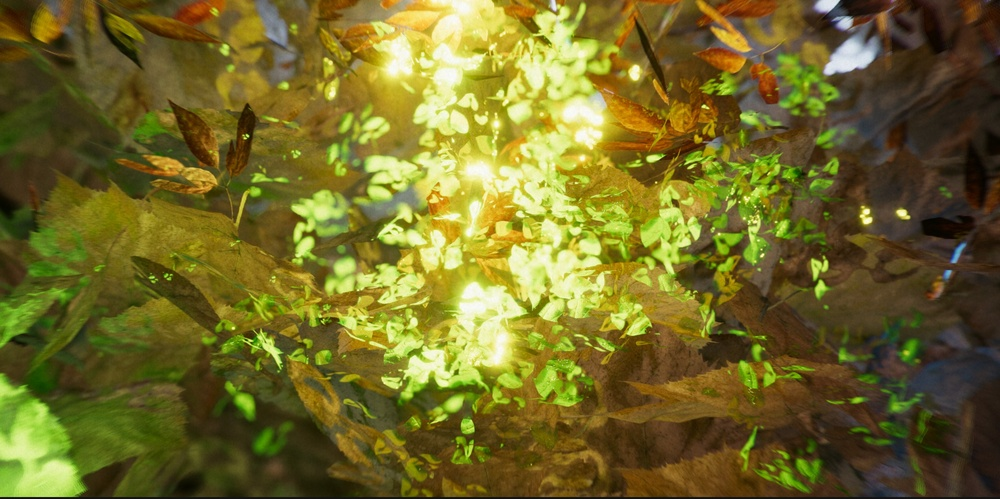
#> input picture sample_img/02.jpg, 1000 x 499 px, shrunk from 2560 x 1277 before the run
$ python -i quantised_directional_bridged_blob_vectoriser.py   (imports and definitions only)
#> lines starting #> are read from the running program, lines starting #| are printed output that depends on the picture
import numpy as np
import svgwrite
from PIL import Image
from skimage.segmentation import slic
from skimage.util import img_as_float
from skimage.measure import find_contours
from scipy.spatial import KDTree
from skimage.color import rgb2lab
from sklearn.cluster import KMeans

# -------------------------
# Synthetic Image Generator
# -------------------------
# [10 lines left out: function generate_synthetic_image, not called in this run]

# -------------------------
# Color Quantization
# -------------------------
def quantize_image_colors(image, max_colors):
    pixels = image.reshape(-1, 3)
    kmeans = KMeans(n_clusters=max_colors, n_init=10).fit(pixels)
    new_pixels = kmeans.cluster_centers_[kmeans.labels_].astype(np.uint8)
    quantized_image = new_pixels.reshape(image.shape)
    return quantized_image, kmeans.cluster_centers_

# -------------------------
# Convert Contour to SVG Path
# -------------------------
def contour_to_svg_path(contour, scale=1.0):
    path_str = "M " + " L ".join(f"{x*scale:.2f},{y*scale:.2f}" for y, x in contour)
    return path_str + " Z"

# -------------------------
# Bridging Algorithm
# -------------------------
# [43 lines left out: function improved_bridge_contours, not called in this run]

# -------------------------
# Main SVG Generation
# -------------------------
def create_directional_bridged_svg(image,
                                   output_path="directional_bridged_blobs_limited.svg",
                                   n_segments=40,
                                   compactness=10,
                                   max_colors=8,
                                   bridge_distance=5.0,
                                   color_tolerance=10.0,
                                   proximity_threshold=50.0,
                                   falloff_radius=5):
    h, w, _ = image.shape
    quantized_image, _ = quantize_image_colors(image, max_colors)
    image_float = img_as_float(quantized_image)
    segments = slic(image_float, n_segments=n_segments, compactness=compactness, start_label=1)

    dwg = svgwrite.Drawing(filename=output_path, size=(f"{w}px", f"{h}px"), viewBox=f"0 0 {w} {h}")
    dwg.defs.add(dwg.style("path { stroke: none; stroke-width: 0; }"))

    unique_segments = np.unique(segments)
    contours, centroids, colors = [], [], []

    for seg_id in unique_segments:
        mask = segments == seg_id
        avg_color = np.mean(quantized_image[mask], axis=0).astype(int)
        found_contours = find_contours(mask.astype(float), level=0.5)
        if found_contours:
            contour = found_contours[0]
            contours.append(contour)
            centroids.append(np.mean(contour, axis=0))
            colors.append(avg_color)

    bridged = improved_bridge_contours(
        contours, centroids, colors,
        bridge_distance, color_tolerance,
        proximity_threshold, falloff_radius
    )

    for contour, color in zip(bridged, colors):
        hex_color = svgwrite.rgb(*color)
        path_data = contour_to_svg_path(contour)
        dwg.add(dwg.path(d=path_data, fill=hex_color))

    dwg.save()
    print(f"[SVG saved] {output_path}")
    return output_path

# -------------------------
# Example Usage
# -------------------------
# [7 lines not run here, left out]

>>> import cv2
>>> picture = cv2.cvtColor(cv2.imread('sample_img/02.jpg'), cv2.COLOR_BGR2RGB)
>>> result = create_directional_bridged_svg(picture)
#> in quantize_image_colors, `quantized_image = new_pixels.reshape(image.shape)`:
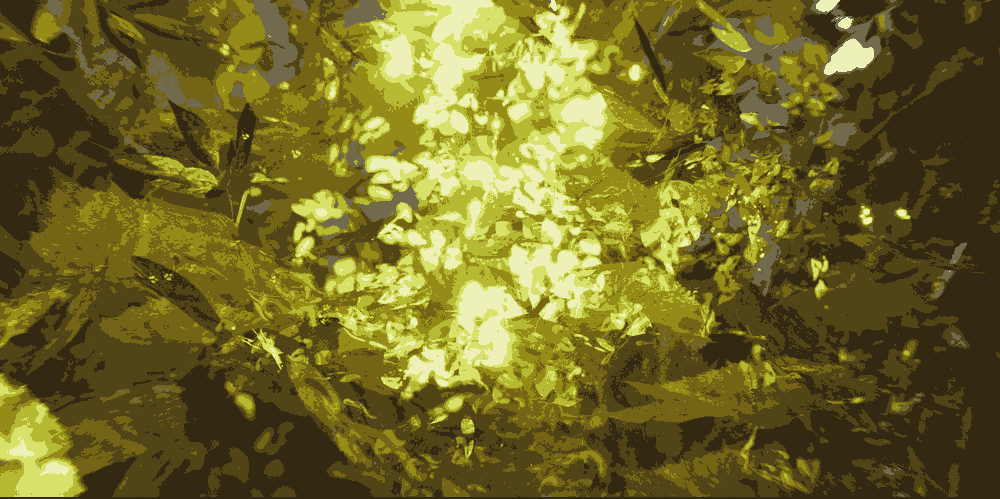
#> quantized_image: shape (499, 1000, 3); mean R, G, B 113.4, 104.9, 39
#> in create_directional_bridged_svg, `segments = slic(image_float, n_segments=n_segments, compactness=compac..`:
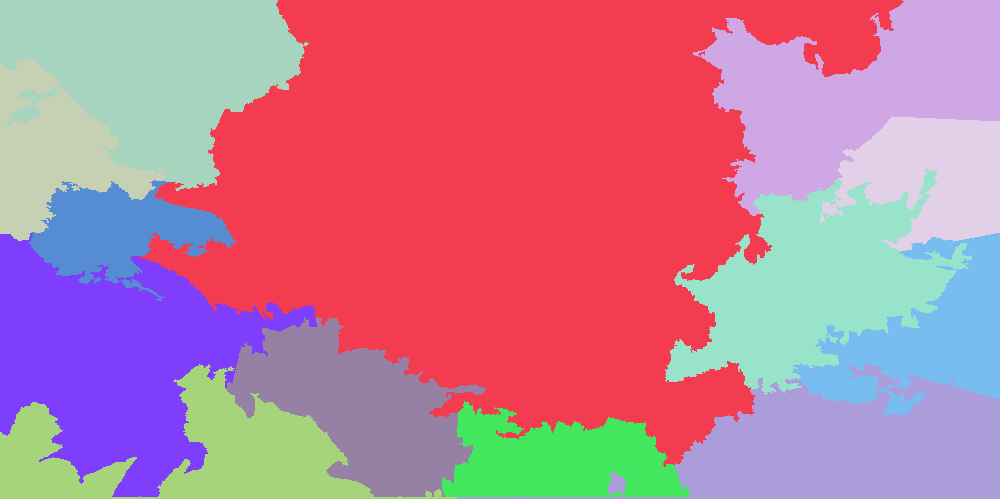
#> segments: shape (499, 1000) int64; 13 distinct labels, from 1 to 13; one colour per label, 0 black
#> (the run stopped early here; a loop or call above may not have finished)

$ run again, on sample_img/03.jpg
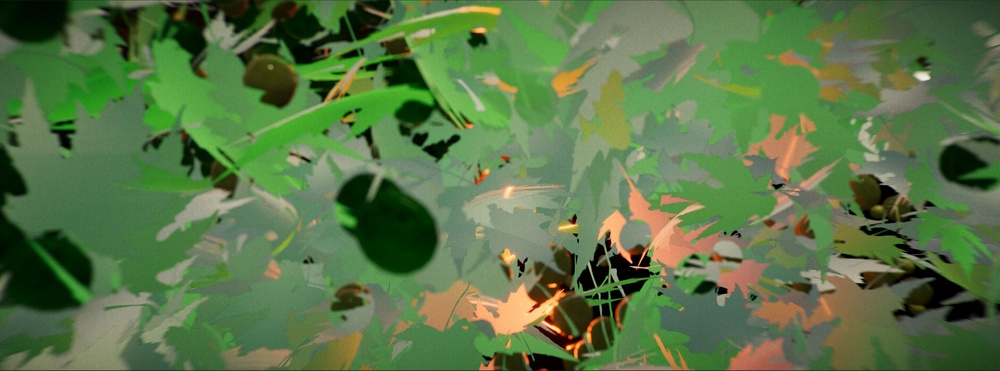
#> input picture sample_img/03.jpg, 1000 x 371 px, shrunk from 3438 x 1276 before the run
#> in quantize_image_colors, `quantized_image = new_pixels.reshape(image.shape)`:
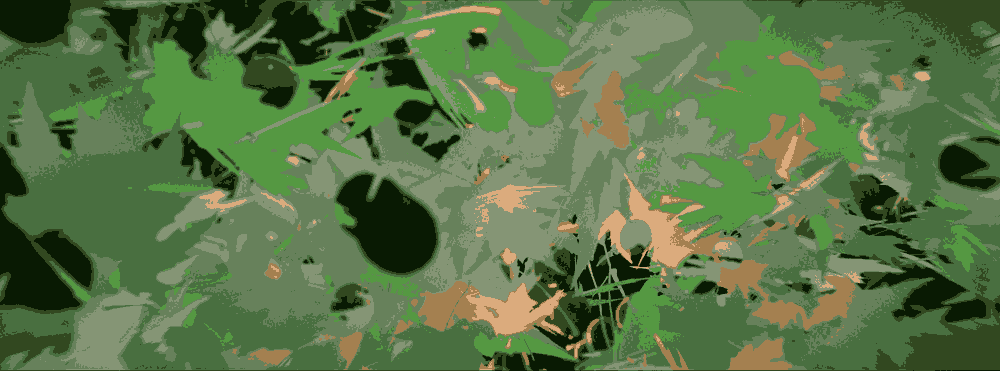
#> quantized_image: shape (371, 1000, 3); mean R, G, B 88.7, 116.6, 70.5
#> in create_directional_bridged_svg, `segments = slic(image_float, n_segments=n_segments, compactness=compac..`:
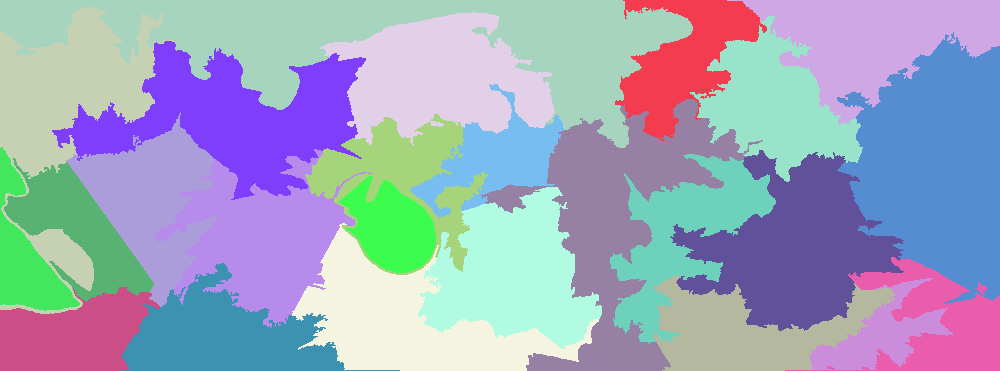
#> segments: shape (371, 1000) int64; 25 distinct labels, from 1 to 25; one colour per label, 0 black

$ run again, on sample_img/04.jpg
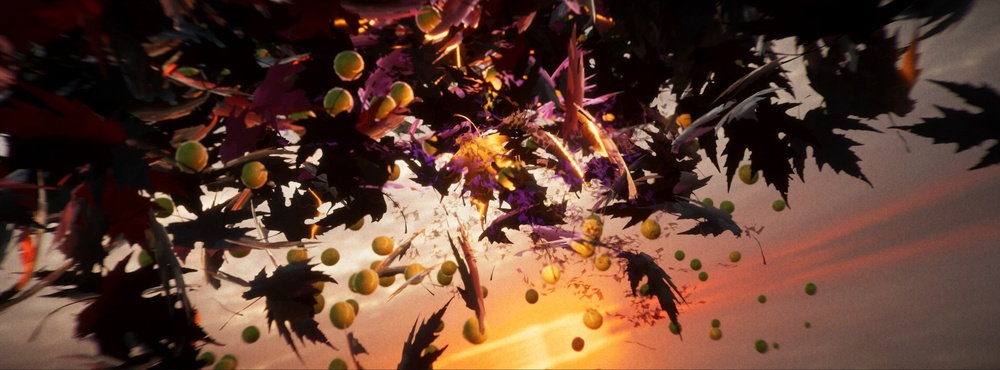
#> input picture sample_img/04.jpg, 1000 x 370 px, shrunk from 3440 x 1272 before the run
#> in quantize_image_colors, `quantized_image = new_pixels.reshape(image.shape)`:
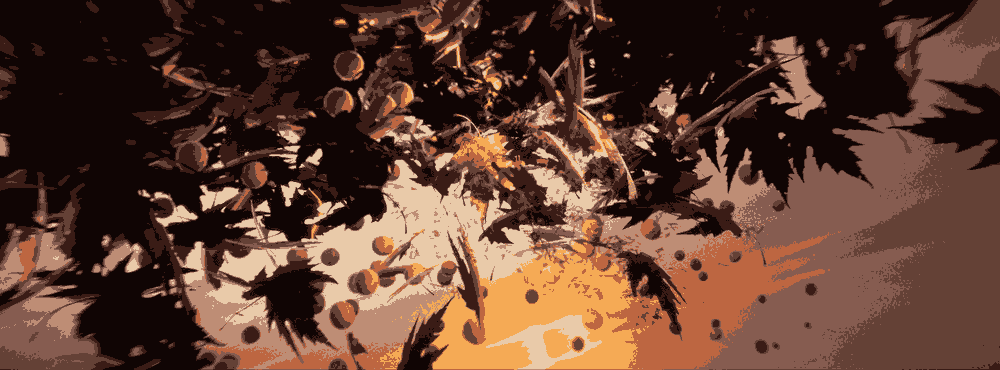
#> quantized_image: shape (370, 1000, 3); mean R, G, B 94.5, 62.4, 48.2
#> in create_directional_bridged_svg, `segments = slic(image_float, n_segments=n_segments, compactness=compac..`:
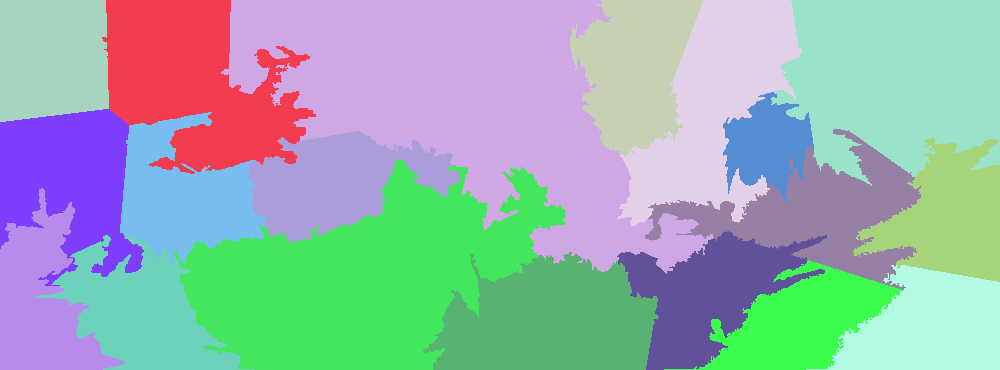
#> segments: shape (370, 1000) int64; 19 distinct labels, from 1 to 19; one colour per label, 0 black

$ run again, on sample_img/05.jpg
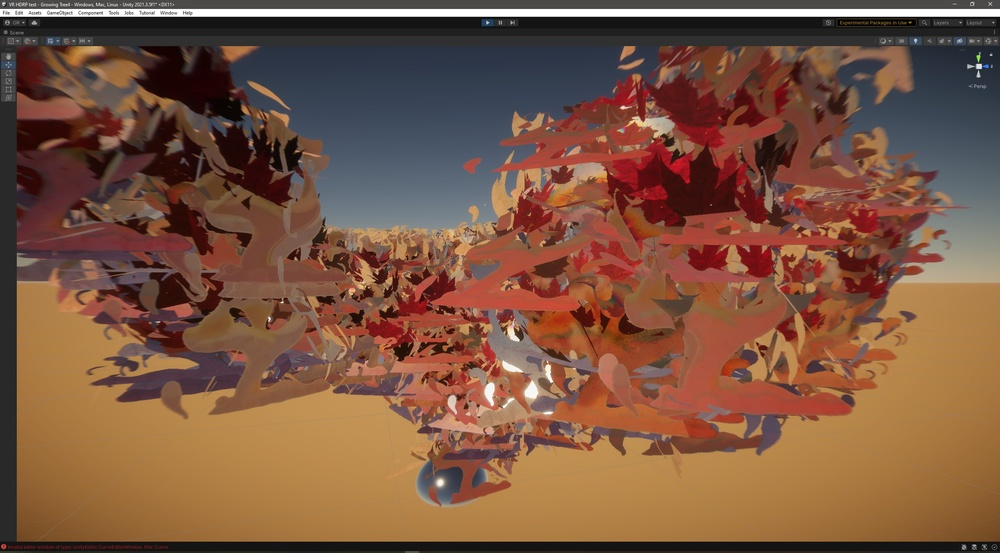
#> input picture sample_img/05.jpg, 1000 x 553 px, shrunk from 2560 x 1415 before the run
#> in quantize_image_colors, `quantized_image = new_pixels.reshape(image.shape)`:
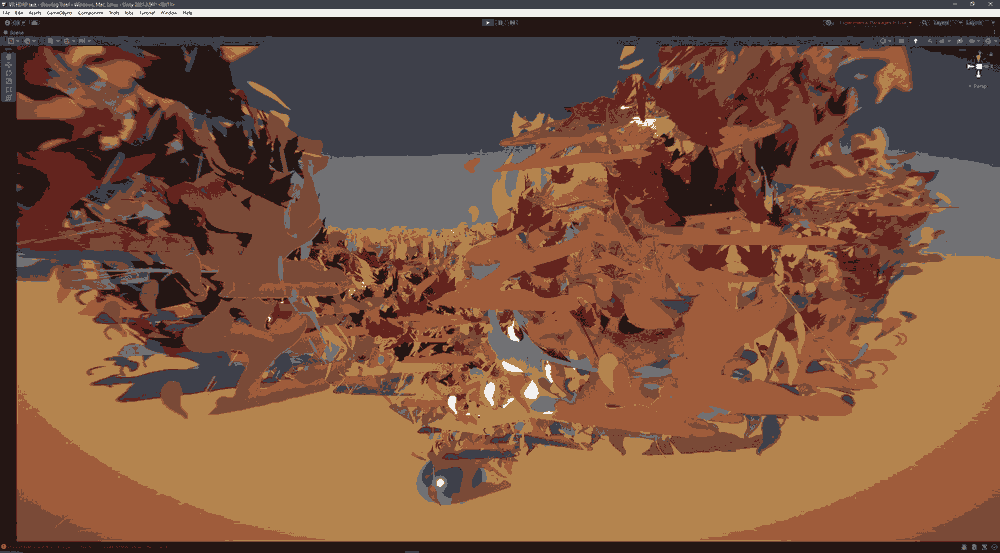
#> quantized_image: shape (553, 1000, 3); mean R, G, B 123.1, 85.3, 64.1
#> in create_directional_bridged_svg, `segments = slic(image_float, n_segments=n_segments, compactness=compac..`:
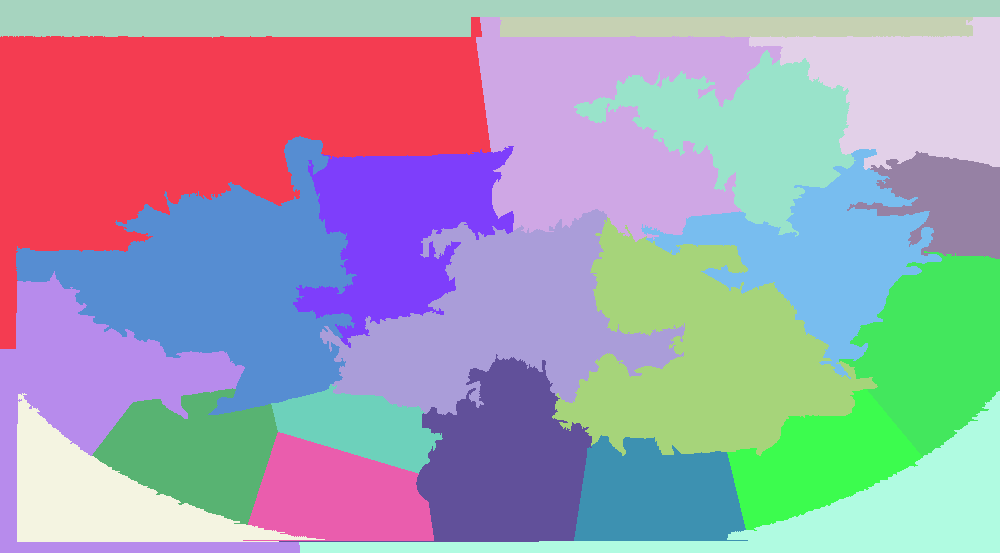
#> segments: shape (553, 1000) int64; 22 distinct labels, from 1 to 22; one colour per label, 0 black
